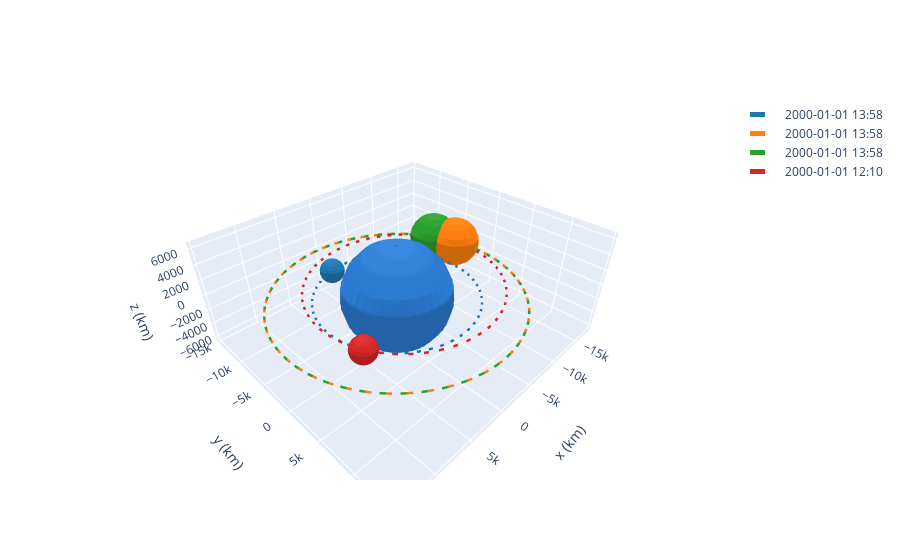

Notebook code cell kept with this figure:
### Code cell
# Get the transfer time of the hoh_phas
transfer_time = hoh_phas.get_total_time()

# Propagate all debris to the end of the transfer
deb_1 = deb_1.propagate(transfer_time)
deb_2 = deb_2.propagate(transfer_time)

# Propagate the otv using the calculated thrust sequence
transfer_orbit, otv = otv.apply_maneuver(hoh_phas, intermediate=True)

# Plot the results
frame = OrbitPlotter3D()
frame.plot(deb_1)
frame.plot(deb_2)
frame.plot(otv)
frame.plot(transfer_orbit)

### Figure 1 — Plotly figure (JSON) as saved in the notebook; plotly's stock layout.template omitted (floating-point values rounded to 4 significant figures; data arrays with more than 128 entries replaced by an {"elided": "..."} marker saying what was removed)
{"data": [{"cauto": false, "cmax": 1, "cmin": 1, "colorscale": [[0, "#2a7bd1"], [1, "#2a7bd1"]], "name": "Earth", "showscale": false, "type": "surface", "x": {"elided": "20x20 float values"}, "y": {"elided": "20x20 float values"}, "z": {"elided": "20x20 float values"}}, {"line": {"color": "rgb(31, 119, 180)", "dash": "dash", "width": 5}, "mode": "lines", "name": "2000-01-01 13:58", "type": "scatter3d", "x": {"elided": "150 float values"}, "y": {"elided": "150 float values"}, "z": {"elided": "150 int values"}}, {"cauto": false, "cmax": 1, "cmin": 1, "colorscale": [[0, "rgb(31, 119, 180)"], [1, "rgb(31, 119, 180)"]], "name": "2000-01-01 13:58", "showscale": false, "type": "surface", "x": {"elided": "20x20 float values"}, "y": {"elided": "20x20 float values"}, "z": {"elided": "20x20 float values"}}, {"cauto": false, "cmax": 1, "cmin": 1, "colorscale": [[0, "#2a7bd1"], [1, "#2a7bd1"]], "name": "Earth", "showscale": false, "type": "surface", "x": {"elided": "20x20 float values"}, "y": {"elided": "20x20 float values"}, "z": {"elided": "20x20 float values"}}, {"cauto": false, "cmax": 1, "cmin": 1, "colorscale": [[0, "#2a7bd1"], [1, "#2a7bd1"]], "name": "Earth", "showscale": false, "type": "surface", "x": {"elided": "20x20 float values"}, "y": {"elided": "20x20 float values"}, "z": {"elided": "20x20 float values"}}, {"line": {"color": "rgb(255, 127, 14)", "dash": "dash", "width": 5}, "mode": "lines", "name": "2000-01-01 13:58", "type": "scatter3d", "x": {"elided": "150 float values"}, "y": {"elided": "150 float values"}, "z": {"elided": "150 int values"}}, {"cauto": false, "cmax": 1, "cmin": 1, "colorscale": [[0, "rgb(255, 127, 14)"], [1, "rgb(255, 127, 14)"]], "name": "2000-01-01 13:58", "showscale": false, "type": "surface", "x": {"elided": "20x20 float values"}, "y": {"elided": "20x20 float values"}, "z": {"elided": "20x20 float values"}}, {"cauto": false, "cmax": 1, "cmin": 1, "colorscale": [[0, "#2a7bd1"], [1, "#2a7bd1"]], "name": "Earth", "showscale": false, "type": "surface", "x": {"elided": "20x20 float values"}, "y": {"elided": "20x20 float values"}, "z": {"elided": "20x20 float values"}}, {"cauto": false, "cmax": 1, "cmin": 1, "colorscale": [[0, "#2a7bd1"], [1, "#2a7bd1"]], "name": "Earth", "showscale": false, "type": "surface", "x": {"elided": "20x20 float values"}, "y": {"elided": "20x20 float values"}, "z": {"elided": "20x20 float values"}}, {"line": {"color": "rgb(44, 160, 44)", "dash": "dash", "width": 5}, "mode": "lines", "name": "2000-01-01 13:58", "type": "scatter3d", "x": {"elided": "150 float values"}, "y": {"elided": "150 float values"}, "z": {"elided": "150 int values"}}, {"cauto": false, "cmax": 1, "cmin": 1, "colorscale": [[0, "rgb(44, 160, 44)"], [1, "rgb(44, 160, 44)"]], "name": "2000-01-01 13:58", "showscale": false, "type": "surface", "x": {"elided": "20x20 float values"}, "y": {"elided": "20x20 float values"}, "z": {"elided": "20x20 float values"}}, {"cauto": false, "cmax": 1, "cmin": 1, "colorscale": [[0, "#2a7bd1"], [1, "#2a7bd1"]], "name": "Earth", "showscale": false, "type": "surface", "x": {"elided": "20x20 float values"}, "y": {"elided": "20x20 float values"}, "z": {"elided": "20x20 float values"}}, {"cauto": false, "cmax": 1, "cmin": 1, "colorscale": [[0, "#2a7bd1"], [1, "#2a7bd1"]], "name": "Earth", "showscale": false, "type": "surface", "x": {"elided": "20x20 float values"}, "y": {"elided": "20x20 float values"}, "z": {"elided": "20x20 float values"}}, {"line": {"color": "rgb(214, 39, 40)", "dash": "dash", "width": 5}, "mode": "lines", "name": "2000-01-01 12:10", "type": "scatter3d", "x": {"elided": "150 float values"}, "y": {"elided": "150 float values"}, "z": {"elided": "150 int values"}}, {"cauto": false, "cmax": 1, "cmin": 1, "colorscale": [[0, "rgb(214, 39, 40)"], [1, "rgb(214, 39, 40)"]], "name": "2000-01-01 12:10", "showscale": false, "type": "surface", "x": {"elided": "20x20 float values"}, "y": {"elided": "20x20 float values"}, "z": {"elided": "20x20 float values"}}, {"cauto": false, "cmax": 1, "cmin": 1, "colorscale": [[0, "#2a7bd1"], [1, "#2a7bd1"]], "name": "Earth", "showscale": false, "type": "surface", "x": {"elided": "20x20 float values"}, "y": {"elided": "20x20 float values"}, "z": {"elided": "20x20 float values"}}], "layout": {"autosize": true, "scene": {"aspectmode": "data", "xaxis": {"title": {"text": "x (km)"}}, "yaxis": {"title": {"text": "y (km)"}}, "zaxis": {"title": {"text": "z (km)"}}}}}
